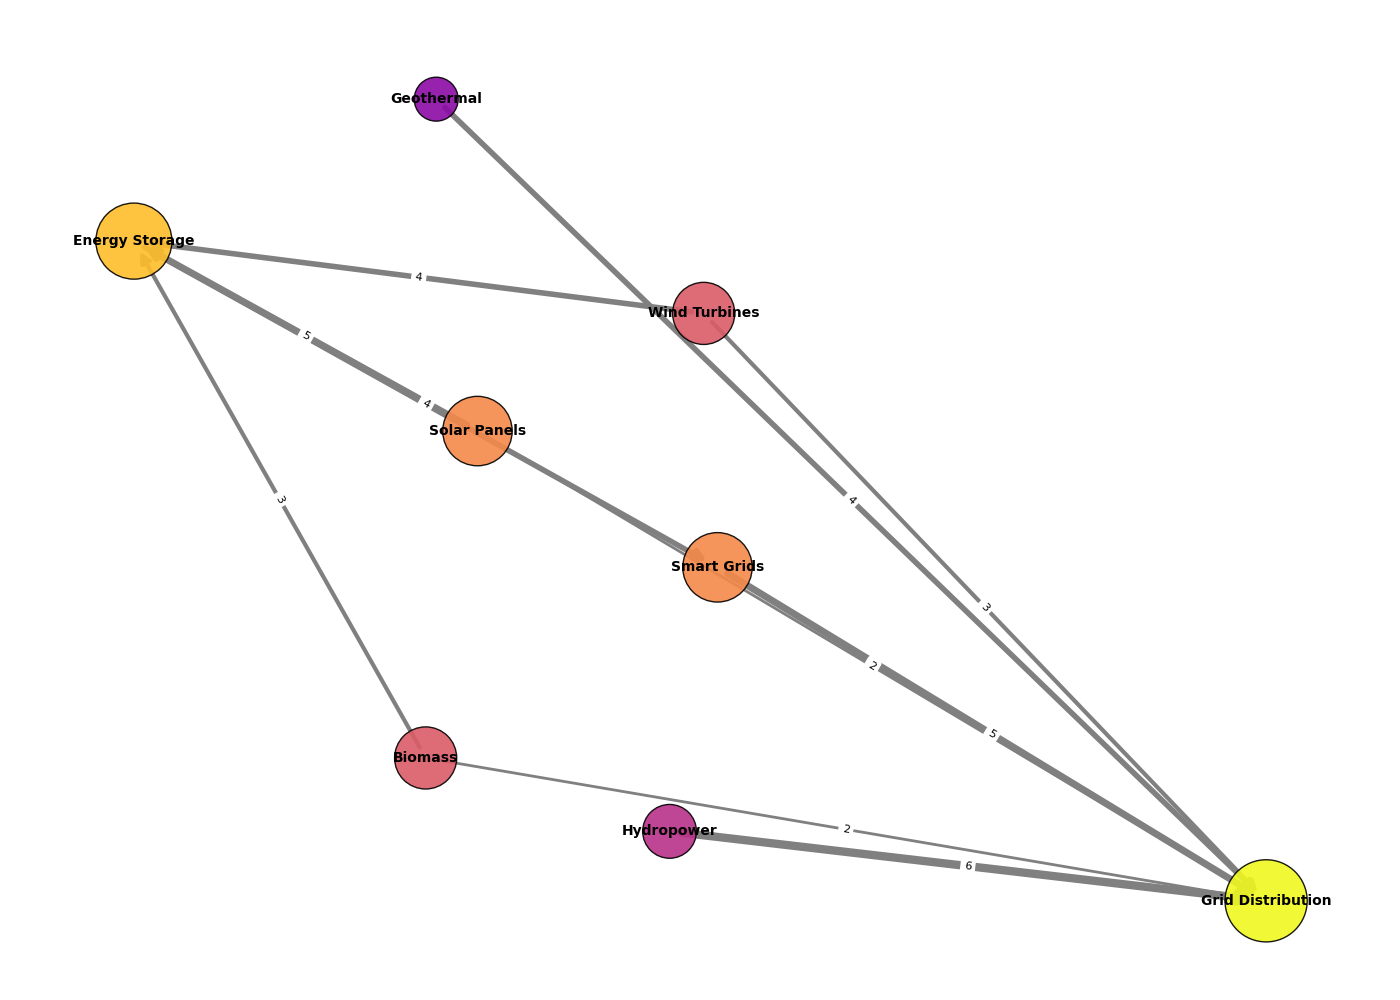

Write the Python code that produced this figure.
import matplotlib.pyplot as plt
import networkx as nx

nodes = {
    'Solar Panels': 5,
    'Wind Turbines': 4,
    'Hydropower': 3,
    'Geothermal': 2,
    'Biomass': 4,
    'Energy Storage': 6,
    'Grid Distribution': 7,
    'Smart Grids': 5
}

edges = {
    ('Solar Panels', 'Energy Storage'): 5,
    ('Wind Turbines', 'Energy Storage'): 4,
    ('Hydropower', 'Grid Distribution'): 6,
    ('Geothermal', 'Grid Distribution'): 4,
    ('Biomass', 'Energy Storage'): 3,
    ('Energy Storage', 'Smart Grids'): 4,
    ('Smart Grids', 'Grid Distribution'): 5,
    ('Solar Panels', 'Grid Distribution'): 2,
    ('Wind Turbines', 'Grid Distribution'): 3,
    ('Biomass', 'Grid Distribution'): 2
}

G = nx.DiGraph()
G.add_nodes_from(nodes.keys())
for (start, end), weight in edges.items():
    G.add_edge(start, end, weight=weight)

pos = nx.spring_layout(G, seed=42)
plt.figure(figsize=(14, 10))

node_sizes = [nodes[node] * 500 for node in G.nodes]
node_colors = [plt.cm.plasma(nodes[node] / max(nodes.values())) for node in G.nodes]

nx.draw_networkx_nodes(G, pos, node_size=node_sizes, node_color=node_colors, edgecolors='black', alpha=0.9)
nx.draw_networkx_edges(G, pos, edgelist=edges.keys(), arrowstyle='-|>', arrowsize=15,
                       width=[w for w in edges.values()], edge_color='gray')
nx.draw_networkx_labels(G, pos, font_size=10, font_weight='bold', verticalalignment='center')
nx.draw_networkx_edge_labels(G, pos, edge_labels={edge: f"{weight}" for edge, weight in edges.items()}, font_size=8)

plt.axis('off')
plt.tight_layout()
plt.show()
